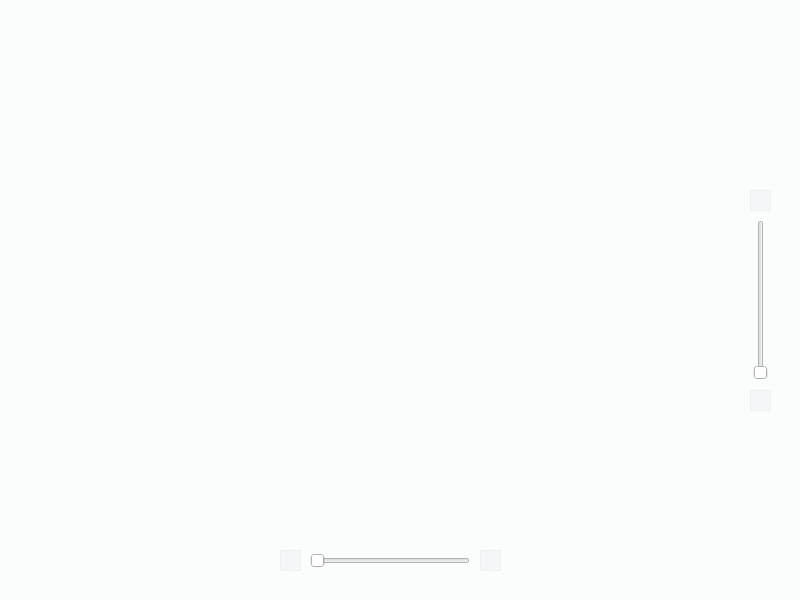
<?xml version="1.0" encoding="UTF-8"?>
<ui version="4.0">
 <class>Graph</class>
 <widget class="QDialog" name="Graph">
  <property name="geometry">
   <rect>
    <x>0</x>
    <y>0</y>
    <width>800</width>
    <height>600</height>
   </rect>
  </property>
  <property name="minimumSize">
   <size>
    <width>800</width>
    <height>600</height>
   </size>
  </property>
  <property name="maximumSize">
   <size>
    <width>800</width>
    <height>600</height>
   </size>
  </property>
  <property name="windowTitle">
   <string>Graph</string>
  </property>
  <property name="styleSheet">
   <string notr="true">
background-color: #fbfcfc;</string>
  </property>
  <property name="sizeGripEnabled">
   <bool>true</bool>
  </property>
  <widget class="QSlider" name="HorizontalSlider">
   <property name="geometry">
    <rect>
     <x>310</x>
     <y>550</y>
     <width>160</width>
     <height>21</height>
    </rect>
   </property>
   <property name="orientation">
    <enum>Qt::Horizontal</enum>
   </property>
  </widget>
  <widget class="QSlider" name="VerticalSlider">
   <property name="geometry">
    <rect>
     <x>750</x>
     <y>220</y>
     <width>21</width>
     <height>160</height>
    </rect>
   </property>
   <property name="orientation">
    <enum>Qt::Vertical</enum>
   </property>
  </widget>
  <widget class="QPushButton" name="right">
   <property name="geometry">
    <rect>
     <x>480</x>
     <y>550</y>
     <width>21</width>
     <height>21</height>
    </rect>
   </property>
   <property name="styleSheet">
    <string notr="true">QPushButton {
	border:1px solid rgb(236, 240, 241);
	background-color: #F4F6F7;
}
QPushButton:hover {
	
	border:1px solid rgb(236, 240, 241);
	background-color: qlineargradient(spread:pad, x1:0, y1:0.148, x2:1, y2:0.875, stop:0 rgba(208, 211, 212, 57), stop:1 rgba(151, 154, 154, 58));
}
QPushButton:pressed {
	
	border:1px solid rgb(236, 240, 241);
	background-color: qlineargradient(spread:pad, x1:0, y1:0.148, x2:1, y2:0.875, stop:0 rgba(208, 211, 212, 77), stop:1 rgba(151, 154, 154, 78));
}</string>
   </property>
   <property name="text">
    <string/>
   </property>
   <property name="icon">
    <iconset>
     <normaloff>:/image/image/right.png</normaloff>:/image/image/right.png</iconset>
   </property>
  </widget>
  <widget class="QPushButton" name="left">
   <property name="geometry">
    <rect>
     <x>280</x>
     <y>550</y>
     <width>21</width>
     <height>21</height>
    </rect>
   </property>
   <property name="styleSheet">
    <string notr="true">QPushButton {
	border:1px solid rgb(236, 240, 241);
	background-color: #F4F6F7;
}
QPushButton:hover {
	
	border:1px solid rgb(236, 240, 241);
	background-color: qlineargradient(spread:pad, x1:0, y1:0.148, x2:1, y2:0.875, stop:0 rgba(208, 211, 212, 57), stop:1 rgba(151, 154, 154, 58));
}
QPushButton:pressed {
	
	border:1px solid rgb(236, 240, 241);
	background-color: qlineargradient(spread:pad, x1:0, y1:0.148, x2:1, y2:0.875, stop:0 rgba(208, 211, 212, 77), stop:1 rgba(151, 154, 154, 78));
}</string>
   </property>
   <property name="text">
    <string/>
   </property>
   <property name="icon">
    <iconset>
     <normaloff>:/image/image/left.png</normaloff>:/image/image/left.png</iconset>
   </property>
  </widget>
  <widget class="QPushButton" name="down">
   <property name="geometry">
    <rect>
     <x>750</x>
     <y>390</y>
     <width>21</width>
     <height>21</height>
    </rect>
   </property>
   <property name="styleSheet">
    <string notr="true">QPushButton {
	border:1px solid rgb(236, 240, 241);
	background-color: #F4F6F7;
}
QPushButton:hover {
	
	border:1px solid rgb(236, 240, 241);
	background-color: qlineargradient(spread:pad, x1:0, y1:0.148, x2:1, y2:0.875, stop:0 rgba(208, 211, 212, 57), stop:1 rgba(151, 154, 154, 58));
}
QPushButton:pressed {
	
	border:1px solid rgb(236, 240, 241);
	background-color: qlineargradient(spread:pad, x1:0, y1:0.148, x2:1, y2:0.875, stop:0 rgba(208, 211, 212, 77), stop:1 rgba(151, 154, 154, 78));
}</string>
   </property>
   <property name="text">
    <string/>
   </property>
   <property name="icon">
    <iconset>
     <normaloff>:/image/image/down.png</normaloff>:/image/image/down.png</iconset>
   </property>
  </widget>
  <widget class="QPushButton" name="up">
   <property name="geometry">
    <rect>
     <x>750</x>
     <y>190</y>
     <width>21</width>
     <height>21</height>
    </rect>
   </property>
   <property name="styleSheet">
    <string notr="true">QPushButton {
	border:1px solid rgb(236, 240, 241);
	background-color: #F4F6F7;
}
QPushButton:hover {
	
	border:1px solid rgb(236, 240, 241);
	background-color: qlineargradient(spread:pad, x1:0, y1:0.148, x2:1, y2:0.875, stop:0 rgba(208, 211, 212, 57), stop:1 rgba(151, 154, 154, 58));
}
QPushButton:pressed {
	
	border:1px solid rgb(236, 240, 241);
	background-color: qlineargradient(spread:pad, x1:0, y1:0.148, x2:1, y2:0.875, stop:0 rgba(208, 211, 212, 77), stop:1 rgba(151, 154, 154, 78));
}</string>
   </property>
   <property name="text">
    <string/>
   </property>
   <property name="icon">
    <iconset>
     <normaloff>:/image/image/up.png</normaloff>:/image/image/up.png</iconset>
   </property>
  </widget>
 </widget>
 <resources>
  <include location="visualcalc.qrc"/>
 </resources>
 <connections/>
</ui>
